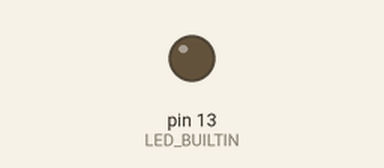
The sketch below on a simulated Arduino Leonardo, built with avr-gcc and run on an emulated ATmega32U4. On the bench: output pins drawn as LEDs (lit = HIGH). Dashed ring = blinking. Random numbers use the default seed unless the sketch sets one; USB keyboard and mouse output is not drawn.

Above: at 0.6 s.
At 3.1 s:
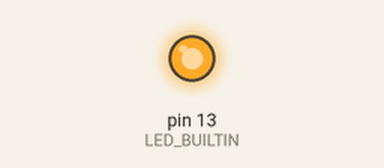
At 5.18 s:
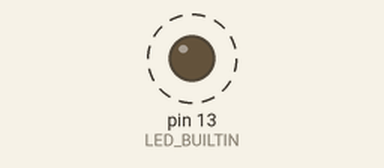
Timing chart, 0 to 8.0 s (numbered marks = the images above):
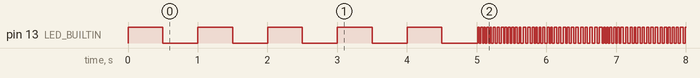

The sketch:

RAGEQUITTER.ino
```cpp
#include "Keyboard.h"

bool led_state = 0;
uint8_t modifier = 0;
uint8_t code = 0;
int loops = 0;
uint8_t mode = 0;

uint8_t modifiers[] = {
  KEY_LEFT_CTRL,
  KEY_LEFT_SHIFT,
  KEY_LEFT_ALT,
  KEY_LEFT_GUI,
  KEY_RIGHT_CTRL,
  KEY_RIGHT_SHIFT,
  KEY_RIGHT_ALT,
  KEY_RIGHT_GUI
};

void setup() {
  pinMode(LED_BUILTIN, OUTPUT);
  for (uint8_t i = 0; i < 5; i++){
    digitalWrite(LED_BUILTIN, HIGH);
    delay(500);
    digitalWrite(LED_BUILTIN, LOW);
    delay(500);
  }

  randomSeed(analogRead(0));
  Keyboard.begin();
}

void loop() {
  digitalWrite(LED_BUILTIN, led_state);
  led_state = !led_state;

  if (mode == 0) {
    /* press modifiers */
    for (uint8_t i = 0; i != 8; i++) {
      if (modifier & (1 << i)) {
        Keyboard.press(modifiers[i]);
        delay(2);
      }
    }

    /* skip modifiers I guess */
    if (code == 128) {
      code = 136;
    }

    /* press and release key */
    Keyboard.press(code);
    delay(10 + random(0, 10));
    Keyboard.release(code);

    /* release modifiers */
    for (uint8_t i = 0; i != 8; i++) {
      if (modifier & (1 << i)) {
        Keyboard.release(modifiers[i]);
        delay(2);
      }
    }
  } else {
    Keyboard.press(random(0,255));
    delay(2);
    Keyboard.press(random(0,255));
    delay(2);
    Keyboard.press(random(0,255));
    delay(10 + random(0,10));
    Keyboard.releaseAll();
  }
  loops++;
  modifier++;
  code++;

  if (loops == 65536) {
    Keyboard.releaseAll();
    loops = 0;
    if (mode == 0) {
      mode = 1;
    } else {
      mode = 0;
    }
  }
}
```

Measured:
- by itself, pin 13 (LED_BUILTIN): HIGH → LOW at 0.50 s, → HIGH 0.50 s later, → LOW 0.50 s later, → HIGH 0.50 s later, … (4026 changes in this stretch)
